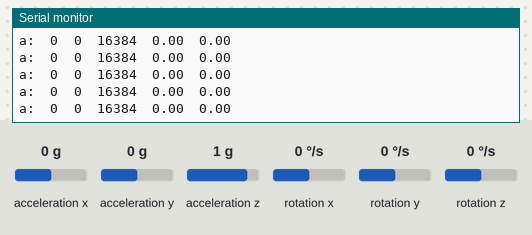
Bench run of a sketch on a simulated Arduino Uno, built with avr-gcc and run on an emulated ATmega328P. Parts: the last lines printed to the serial monitor. The inputs (shaded band) are chosen by the test bench; at power-on: acceleration z 1 g, acceleration y 0 g, acceleration x 0 g, rotation x 0 °/s, rotation y 0 °/s, rotation z 0 °/s.

Above: at 1.2 s.
1.3 s: acceleration z set to 0 g
At 1.49 s:
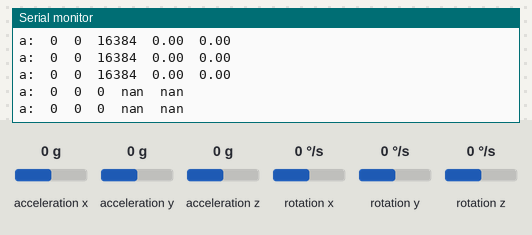
3.3 s: acceleration y set to -1.4 g
At 3.37 s:
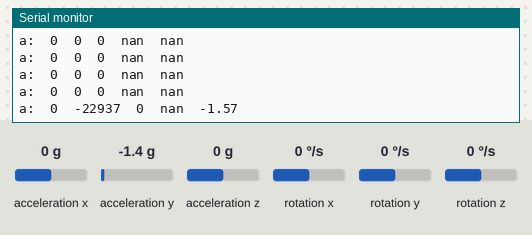
5.2 s: acceleration x set to -1.4 g
At 5.26 s:
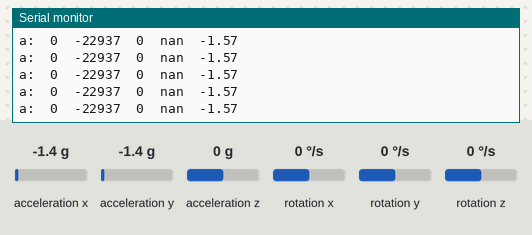

The sketch:

6-10_Acc_roll_and_pitch.ino
```cpp
#include "I2Cdev.h"
#include "MPU6050.h"
#if I2CDEV_IMPLEMENTATION == I2CDEV_ARDUINO_WIRE
  #include "Wire.h"
#endif
MPU6050 accelgyro;
int16_t ax, ay, az, gx, gy, gz;

void setup() {
  #if I2CDEV_IMPLEMENTATION == I2CDEV_ARDUINO_WIRE
    Wire.begin(); // Wire object from Arduino
  #elif I2CDEV_IMPLEMENTATION == I2CDEV_BUILTIN_FASTWIRE
    Fastwire::setup(400, true); // Tweaked Wire object from
  #endif // Gene Knight's NBWire project
  Serial.begin(38400);
  Serial.println("Initializing I2C devices...");
  accelgyro.initialize(); // Initializing I2C devices
  Serial.println("Testing device connections...");
  Serial.println(accelgyro.testConnection() ? "MPU6050 connection successful" :
  "MPU6050 connection failed");

}

void loop() {
  accelgyro.getMotion6(&ax, &ay, &az, &gx, &gy, &gz);
  double row,pitch,Gx,Gy,Gz;
  Gx=ax/16384.0;
  Gy=ay/16384.0;
  Gz=az/16384.0;
  row=atan((-1)*Gx/Gz);
  pitch=atan(Gy/(sqrt(pow(Gx,2)+pow(Gz,2))));
  Serial.print("a:\t");
  Serial.print(ax); Serial.print("\t");
  Serial.print(ay); Serial.print("\t");
  Serial.print(az); Serial.print("\t");
  Serial.print(row);  Serial.print("\t");
  Serial.println(pitch);
  delay(100);
}
```

Measured:
- after the input at 1.3 s, the serial monitor: prints a new line after 0.08 s (image 1)
- after the input at 3.3 s, the serial monitor: prints a new line after 0.07 s (image 2)
